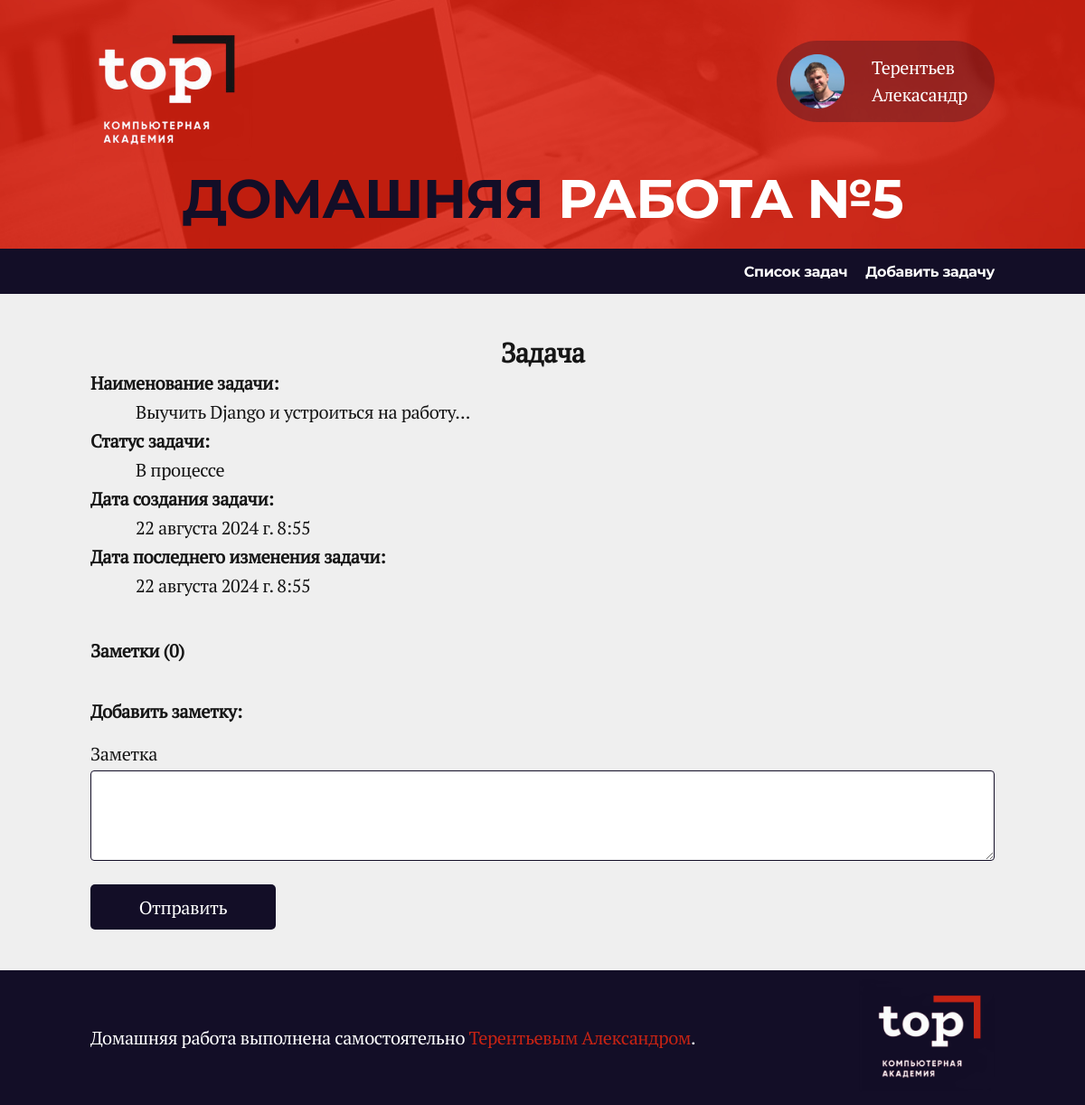
Before: /task/1 with the older database file.
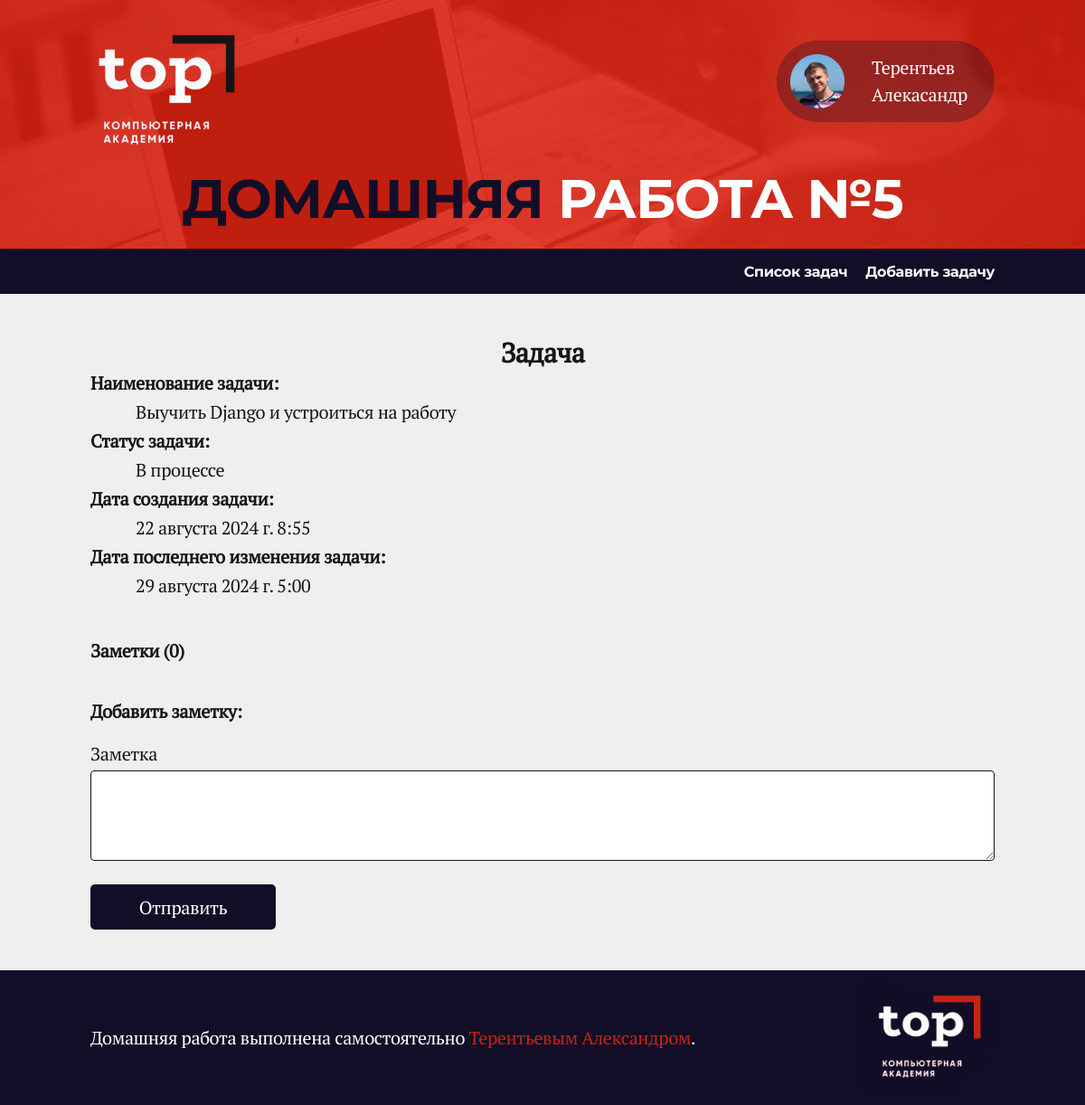
After: the same page with the newer database file.
### core/models.py (models this page shows, shortened)
class Task(models.Model):
    status = models.ForeignKey(TaskStatus,
                               blank=True,
                               null=True,
                               on_delete=models.SET_NULL,
                               related_name='tasks_status',
                               verbose_name='Статус задачи')
    task = models.CharField(max_length=256, verbose_name='Задача')
    created_at = models.DateTimeField(auto_now_add=True)
    updated_at = models.DateTimeField(auto_now=True)
    class Meta:
        verbose_name = 'Задача'
        verbose_name_plural = 'Задачи'

class TaskStatus(models.Model):
    status = models.CharField(max_length=100, verbose_name='Статус задачи')
    def __str__(self):
        return self.status
    class Meta:
        verbose_name = 'Статус задачи'
        verbose_name_plural = 'Статусы задач'

### core/views.py (the view)
# urls.py: path('task/<int:task_id>', task_detail, name='task_detail'),
def task_detail(request, task_id):
    task = Task.objects.get(id=task_id)
    return render(request, 'task_detail.html', {'task': task})

### templates/task_detail.html (shortened to what this page needs)
{% extends 'index.html' %}
{% block content %}
<div class="main_container">
    <div class="main_container__inner">
        <h2>Задача</h2>
        <div class="main_container_item">
            <div class="task_list">
                <h4>Наименование задачи:</h4>
                <p class="task_text">{{task.task}}</p>
                <h4>Статус задачи:</h4>
                <p class="task_text">{{task.status}}</p>
                <h4>Дата создания задачи:</h4>
                <p class="task_text">{{task.created_at}}</p>
                <h4>Дата последнего изменения задачи:</h4>
                <p class="task_text">{{task.updated_at}}</p>
            </div>
        </div>
        <div class="notes-section">
            <h4>Заметки ({{ comments|length }})</h4>
        </div>
        <div class="note-form">
            <h4>Добавить заметку:</h4>
            <form action="#" method="post">
                <label for="note">Заметка</label>
                <textarea id="note" name="comment" required></textarea>
                <button type="submit" class="task_btn">Отправить</button>
            </form>
        </div>
    </div>
</div>
{% endblock content %}

### templates/index.html (shortened to what this page needs)
{% load static %}
<!DOCTYPE html>
<html lang="ru">
<head>
    <link rel="stylesheet" href="{% static 'css/index.css' %}">
</head>
<body>
    <header>
        <div class="header_container">
            <div class="header_container__inner">
                <a href="#"><img src="{% static 'img/Logo_white.png' %}" alt="#" class="logo"></a>
                <div class="student_container">
                    <img src="{% static 'img/Photo.jpg' %}" alt="Фото" class="student_photo">
                    <p class="student_name">Терентьев<br> Алекасандр</p>
                </div>
            </div>
        </div>
        <div class="title_container">
            <div class="title_container__inner">
                <h1 class="header_title"><span>Домашняя</span> Работа №5</h1>
            </div>
        </div>
        <nav class="nav_bar">
            <div class="nav_bar__inner">
                <a href="{% url 'tasks' %}">Список задач</a>
                <a href="{% url 'add_task' %}">Добавить задачу</a>
            </div>
        </nav>
    </header>
    <main>
        {% block content %}
        {% endblock content %}
    </main>
    <footer>
        <div class="footer_container">
            <div class="footer_container__inner">
                <p class="footer_text">
                    Домашняя работа выполнена самостоятельно <span>Терентьевым Александром</span>.
                </p>
                <div class="logo_container">
                    <img class="logo_red" src="{% static 'img/Logo_red.png' %}" alt="Logo">
                </div>
            </div>
        </div>
    </footer>
</body>
</html>

### static/css/index.css (style rules this page uses)
:root { --bg_transparent: #00000000; --content_width: 1000px; --light_text: white; --dark_text: #161616; --dark_blue: #130e27; --font_header_title: "Montserrat Bold"; --font_text: "PTSerif Regular"; --red: #c62314; --bg_main_color: #efefef; }
* { margin: 0; padding: 0; box-sizing: border-box; font-family: var(--font_text); color: var(--dark_text); letter-spacing: -0.02em; }
html, body { height: 100% }
body { display: flex; flex-direction: column; width: 1200px; margin: 0 auto; }
a { text-decoration: None; }
header { background-image: url(../img/bg_header.jpg); }
.header_container { width: var(--content_width); margin: 0 auto; padding-top: 15px; }
.header_container__inner { display: flex; justify-content: space-between; }
.logo { width: 200px; margin-left: -20px; }
.student_container { display: flex; height: 100%; gap: 30px; margin-top: 30px; border-radius: 50px; padding: 15px 30px 15px 15px; background-color: rgba(19, 14, 38, 0.3); }
.student_photo { width: 60px; }
.student_name { font-family: var(--font_btn); font-size: 20px; line-height: 30px; color: var(--light_text); }
.title_container { width: var(--content_width); margin: 0 auto; margin-top: 10px; padding-bottom: 30px; }
.title_container__inner, .time_container { display: flex; flex-direction: column; text-align: center; }
.header_title { font-family: var(--font_header_title); font-size: 60px; line-height: 50px; text-transform: uppercase; color: var(--light_text); }
.header_title span { color: var(--dark_blue); font-family: var(--font_header_title); }
.nav_bar { display: flex; justify-content: center; background-color: var(--dark_blue); height: 50px; }
.nav_bar__inner { display: flex; align-items: center; justify-content: end; gap: 20px; width: var(--content_width); height: 100%; }
.nav_bar__inner a { color: var(--light_text); text-decoration: none; font-family: var(--font_header_title); }
main { flex-grow: 1; background-color: var(--bg_main_color); }
.main_container { padding-top: 45px; padding-bottom: 45px; }
.main_container h2 { text-align: center; }
.main_container__inner { width: var(--content_width); margin: 0 auto; gap: 10px; font-size: 20px; }
.main_container_item { display: flex; flex-direction: row; justify-content: space-between; }
.task_text { margin: 5px 50px; }
.task_btn { display: flex; justify-content: center; align-items: center; width: 205px; height: 50px; background-color: var(--dark_blue); color: var(--light_text); border: none; border-radius: 5px; font-size: 20px; text-decoration: none; }
.notes-section { margin-top: 40px; }
.notes-section h4 { margin-bottom: 20px; }
.note-form { margin-top: 40px; }
.note-form h4 { margin-bottom: 20px; }
.note-form label { display: block; margin-bottom: 5px; }
.note-form input, .note-form textarea { width: 100%; padding: 10px; margin-bottom: 20px; border: 1px solid var(--dark_blue); border-radius: 4px; }
.note-form textarea { height: 100px; resize: vertical; }
footer { background-color: var(--dark_blue); }
.footer_container { width: var(--content_width); margin: 0 auto; }
.footer_container__inner { display: flex; justify-content: space-between; align-items: center; padding: 10px 0; }
.footer_text { font-family: var(--font_text); color: var(--light_text); font-size: 20px; line-height: 22px; }
.footer_text span { color: var(--red); }
.logo_container { width: 150px; }
.logo_red { width: 100%; }

Changed rows visible on the page:
changed Task "В процессе": task "Выучить Django и устроиться на работу..." → "Выучить Django и устроиться на работу"; updated_at "22 августа 2024 г. 8:55" → "29 августа 2024 г. 5:00"
